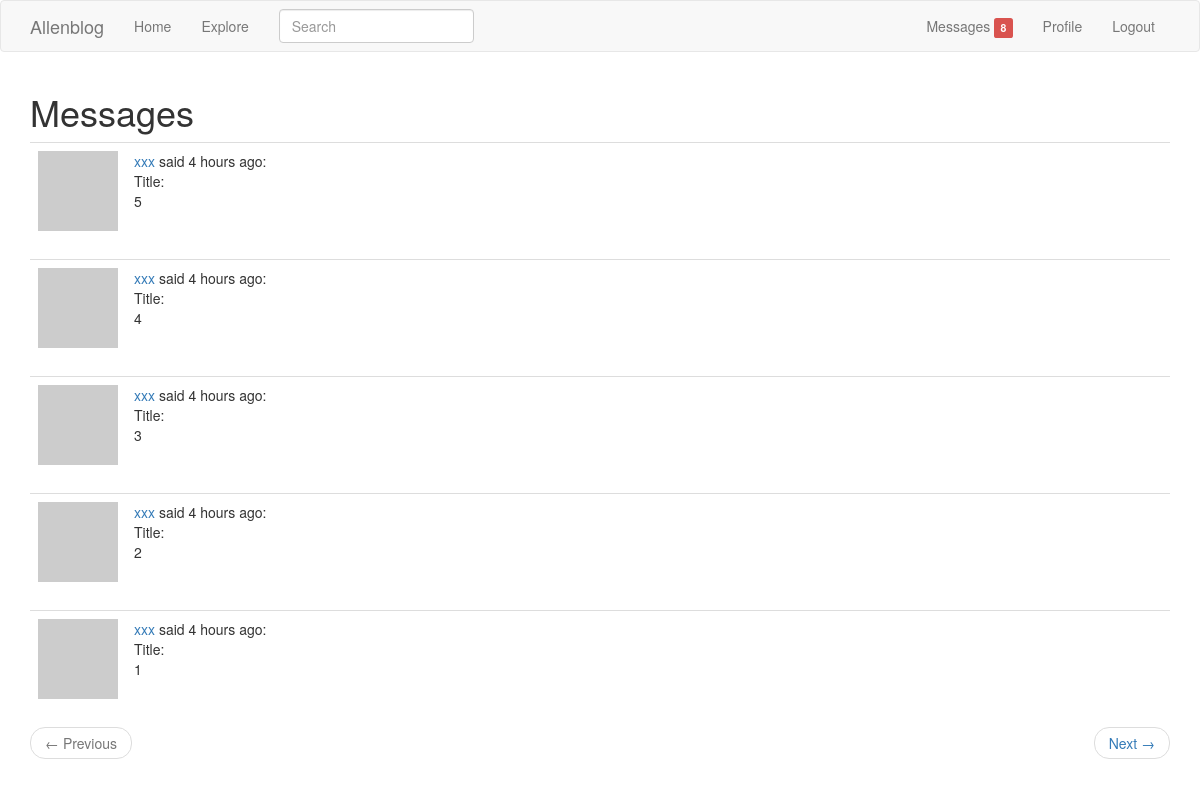
/messages (signed in), run on an earlier commit of the app's database.
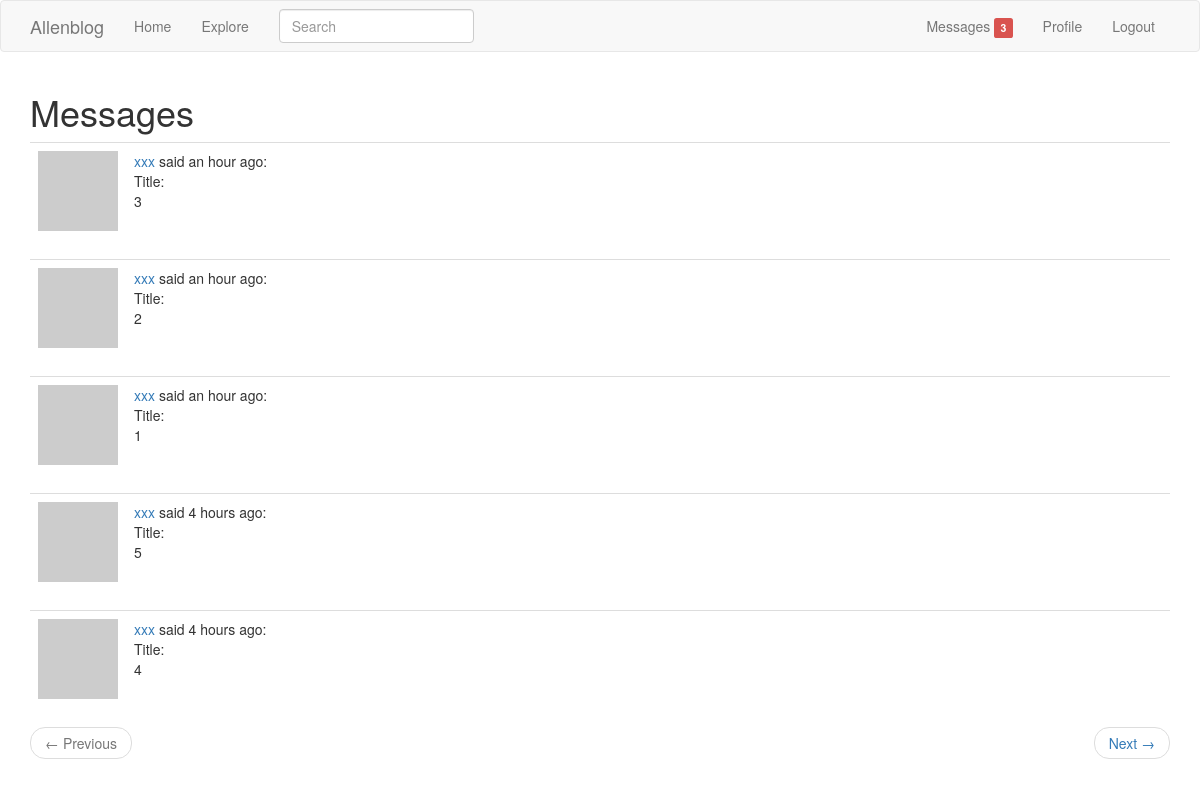
And on a later commit of the database.
### app/models.py (models this page shows, shortened)
class Message(db.Model):
    id = db.Column(db.Integer, primary_key=True)
    sender_id = db.Column(db.Integer, db.ForeignKey('user.id'))
    recipient_id = db.Column(db.Integer, db.ForeignKey('user.id'))
    body = db.Column(db.String(140))
    timestamp = db.Column(db.DateTime, index=True, default=datetime.utcnow)

class User(db.Model, UserMixin):
    __tablename__ = 'user'
    id = db.Column(db.Integer, primary_key=True)
    username = db.Column(db.String(64), index=True, unique=True)
    email = db.Column(db.String(120), index=True, unique=True)
    password_hash = db.Column(db.String(128))
    posts = db.relationship('Post', backref='author', lazy='dynamic')
    about_me = db.Column(db.String(140))
    last_seen = db.Column(db.DateTime, default=datetime.utcnow)
    followed = db.relationship(
        'User', secondary=followers,
        primaryjoin=(followers.c.follower_id == id),
        secondaryjoin=(followers.c.followed_id == id),
        backref=db.backref('followers', lazy='dynamic'),
        lazy='dynamic'
    )
    messages_sent = db.relationship('Message',
                                    foreign_keys='Message.sender_id',
                                    backref='author', lazy='dynamic')
    messages_received = db.relationship('Message',
                                        foreign_keys='Message.recipient_id',
                                        backref='recipient', lazy='dynamic')
    last_message_read_time = db.Column(db.DateTime)
    def new_messages_num(self):
        last_read_time = self.last_message_read_time or datetime(1900, 1, 1)
        return Message.query.filter_by(recipient=self).filter(
            Message.timestamp > last_read_time).count()
    def avatar(self, size):
        digest = md5(self.email.lower().encode('utf-8')).hexdigest()
        return 'https://www.gravatar.com/avatar/{}?d=identicon&s={}'.format(digest, size)

### app/main/views.py (the view)
@main.route('/messages')
@login_required
def check_messages():
    current_user.last_message_read_time = datetime.utcnow()
    db.session.commit()
    page = request.args.get('page', 1, type=int)
    messages = current_user.messages_received.order_by(
        Message.timestamp.desc()).paginate(
            page, current_app.config['POSTS_PER_PAGE'], False)
    next_url = url_for('main.check_messages', page=messages.next_num) \
        if messages.has_next else None
    prev_url = url_for('main.check_messages', page=messages.prev_num) \
        if messages.has_prev else None
    return render_template('messages.html', messages=messages.items,
                           next_url=next_url, prev_url=prev_url)

### app/main/forms.py
class SearchForm(FlaskForm):
    q = StringField('Search', validators=[DataRequired()])
    def __init__(self, *args, **kwargs):
        if 'formdata' not in kwargs:
            kwargs['formdata'] = request.args
        if 'csrf_enabled' not in kwargs:
            kwargs['csrf_enabled'] = False
        super(SearchForm, self).__init__(*args, **kwargs)

### app/main/views.py (called while the page is built)
@main.before_request
def before_request():
    if current_user.is_authenticated:
        current_user.last_seen = datetime.utcnow()
        db.session.commit()
        g.search_form = SearchForm()

### app/models.py (called while the page is built)
@login_manager.user_loader
def load_user(id):
    return User.query.get(int(id))

    @classmethod
    def before_commit(cls, session):
        session._changes = {
            'add': list(session.new),
            'update': list(session.dirty),
            'delete': list(session.deleted)
        }

### app/templates/messages.html
{% extends "base.html" %}
{% block app_content %}
    <h1>Messages</h1>
    {% for post in messages %}
        {% include '_post.html' %}
    {% endfor %}
    {% include '_pagination.html' %}
{% endblock %}

### app/templates/_post.html
    <table class="table table-hover">
        <tr>
            <td width="70px">
                <span class="user_popup">
                    <a href="{{ url_for('main.user_profile', username=post.author.username) }}">
                        <img src="{{ post.author.avatar(70) }}" />
                    </a>
                 </span>
            </td>
            <td>
                <span class="user_popup">
                    <a href="{{ url_for('main.user_profile', username=post.author.username) }}">
                        {{ post.author.username }}
                    </a>
                </span>
                said {{ moment(post.timestamp).fromNow() }}:
                <br>
                Title: {{ post.title }}
                <br>
                {{ post.body }}
            </td>
        </tr>
    </table>

What changed in the data, as far as the page shows it:
no longer on this page (row unchanged): Message: author.username "xxx", timestamp "4 hours ago", body "3"
no longer on this page (row unchanged): Message: author.username "xxx", timestamp "4 hours ago", body "2"
no longer on this page (row unchanged): Message: author.username "xxx", timestamp "4 hours ago", body "1"
added Message: author.username "xxx", timestamp "an hour ago", body "3"
added Message: author.username "xxx", timestamp "an hour ago", body "2"
added Message: author.username "xxx", timestamp "an hour ago", body "1"
Also different on the page:
{{ new_messages }}: "8" → "3"
